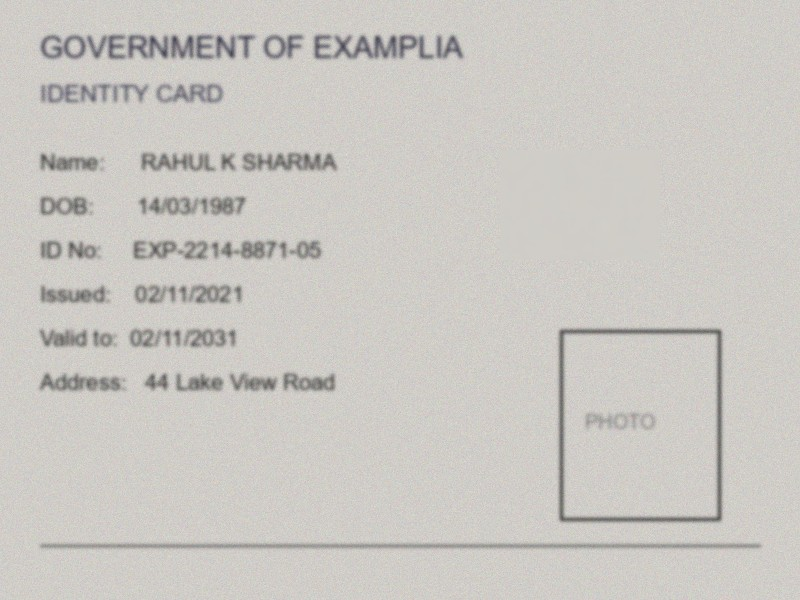
#> input picture document_forensics_v2/test_images/1_inpaint_patch.jpg, 800 x 600 px; its folder holds only this picture in this run
$ python -i flat_zone_detection.py   (imports and definitions only)
#> lines starting #> are read from the running program, lines starting #| are printed output that depends on the picture; after the words box and inside, x2 and y2 are one past the last pixel; in counts of white or black regions, pixels touching at a corner belong together
"""
Shared flat-zone / pasted-patch detection primitives.

Extracted from analyzers/image_document_analyzer.py so the SAME algorithm
serves both pipelines instead of being duplicated:

  * image_document_analyzer.py (direct JPG/PNG uploads) — Check 1's local
    variance / flat-zone detection, Check 2's glare-vs-digital-edit
    boundary discrimination, and Check 7's stamp/signature ink isolation
    now call these functions; behavior is unchanged.
  * ela_analyzer.py (raster pages of scanned/mixed PDFs via /analyze) —
    a stamp/seal sitting on a flat, texture-less rectangular patch that's
    visibly inconsistent with the surrounding scan noise was previously
    never localized or boxed there (its noise-consistency z-score check
    can't statistically fire on LOW variance, and its erasure check only
    examines near-white blocks); it now applies this same detector to
    each raster page.

Numeric discipline (same rules as the image pipeline): variance math in
float64 BEFORE squaring; E[x^2]-E[x]^2 clipped at 0 before sqrt; every
threshold RELATIVE to the document's own measured baseline. The
born-digital gate is the CALLER's responsibility — skip calling
detect_flat_zones() when the baseline from local_std_map() is below
BORN_DIGITAL_STD_FLOOR (a render with no sensor noise makes flat zones
normal, not evidence).
"""

import cv2
import numpy as np

# ── Flat-zone (inpaint smoothing / pasted patch) detection ──────────────────
VAR_WINDOW              = 7      # local-std window (px)
FLAT_BLOCK              = 16     # analysis block size (px)
BASELINE_PERCENTILE     = 30     # block-std percentile used as background noise baseline
FLAT_RATIO              = 0.35   # block flagged flat if its std < ratio * baseline
FLAT_MIN_BLOCKS         = 4      # min connected flagged blocks to form a region
BORN_DIGITAL_STD_FLOOR  = 1.2    # baseline below this = born-digital render → gate out
PIXEL_FLAT_RATIO        = 0.5    # pixel-level mask refinement threshold (× baseline)

# ── Glare vs digital-edit boundary discrimination ───────────────────────────
GLARE_BRIGHT_DELTA      = 20     # interior brighter than the global background by this
GLARE_MIN_BRIGHTNESS    = 230    # and near saturation
STEP_RATIO_THRESHOLD    = 0.60   # std recovery in the inner ring: >= this = sharp step
# A bright saturated region gets a much stricter step requirement before it
# can be called an edit: genuine glare clips the sensor gradually (variance
# falls off over tens of px), while a pasted white patch is a true step
# (ratio ~1.0). Between the two sits "bright but ambiguous" — excluded.
BRIGHT_STEP_THRESHOLD   = 0.85
RING_INNER_PX           = 6      # ring band just outside the flat mask
RING_OUTER_PX           = 24     # outer band = local recovery target for the ratio

# ── Stamp/signature ink isolation ───────────────────────────────────────────
INK_SAT_MIN             = 70     # HSV saturation floor for colored ink
INK_VAL_MIN             = 50
INK_MIN_AREA            = 400    # px — smaller components are specks
INK_HUE_BANDS           = [(0, 10), (100, 165), (170, 180)]  # red, blue→purple, red-wrap
SIG_MAX_STROKE_HALFW    = 3.5    # distance-transform max ≤ this (px) = pen-stroke thin


# [130 lines left out: functions local_std_map, detect_flat_zones, not called in this run]


def isolate_ink_regions(rgb: np.ndarray):
    """HSV isolation of high-saturation stamp/signature ink (red/blue/
    purple bands) — the image pipeline's Check 7. Components are
    classified stamp (thick/solid) vs signature-like (thin pen stroke,
    via distance-transform thickness). Black/graphite ink has no color
    separation and is out of scope here."""
    hsv = cv2.cvtColor(rgb, cv2.COLOR_RGB2HSV)
#> hsv: shape (600, 800, 3); mean H, S, V 22.5, 9.8, 202.8
    hch, sch, vch = hsv[:, :, 0], hsv[:, :, 1], hsv[:, :, 2]
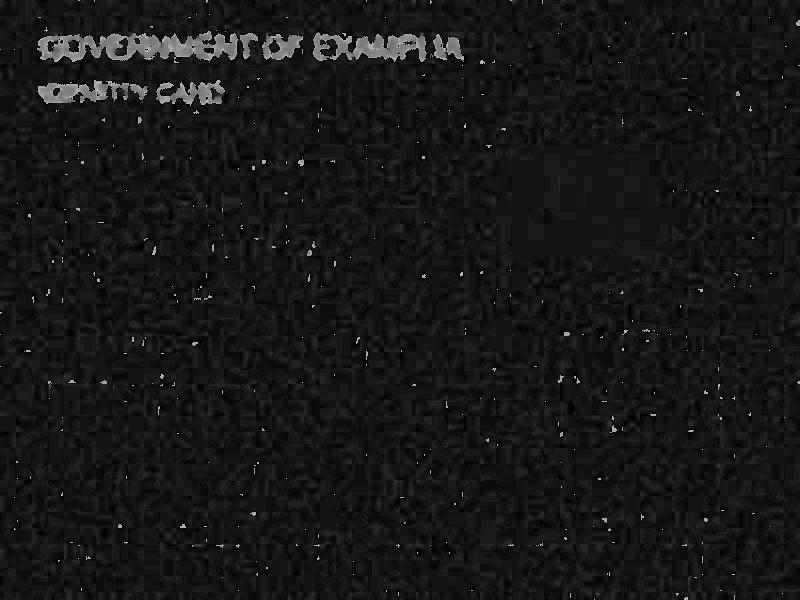
#> hch: shape (600, 800); min 0, max 177, mean 22.5
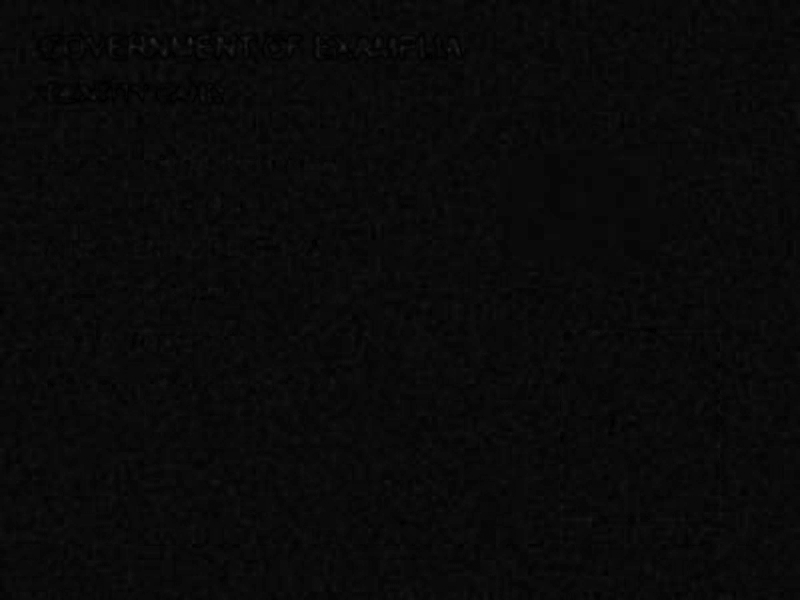
#> sch: shape (600, 800); min 0, max 44, mean 9.8
    hue_mask = np.zeros(hch.shape, bool)
    for lo, hi in INK_HUE_BANDS:
        hue_mask |= (hch >= lo) & (hch <= hi)
#> this loop made 3 passes
#> pass 1, in isolate_ink_regions, `hue_mask |= (hch >= lo) & (hch <= hi)`:
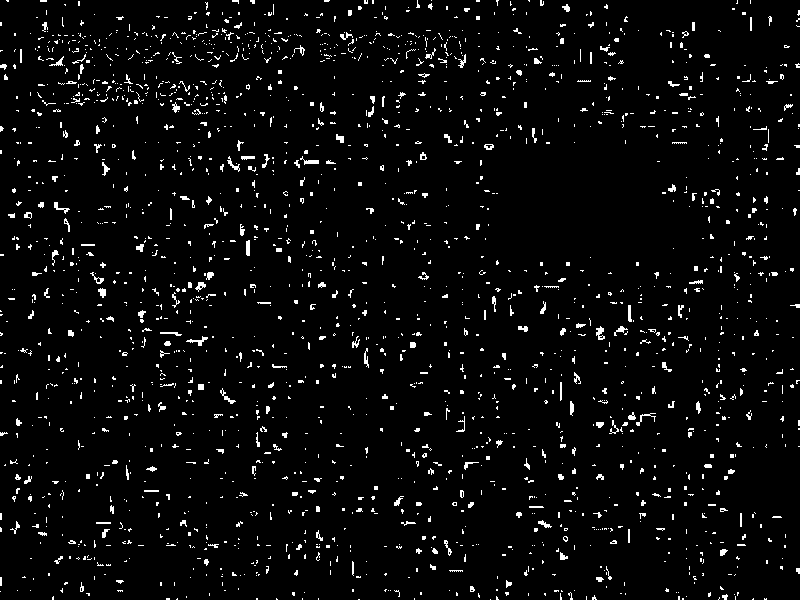
#> hue_mask: shape (600, 800) bool; 3.8% white in thin lines or dots
#> pass 2, in isolate_ink_regions, `hue_mask |= (hch >= lo) & (hch <= hi)`:
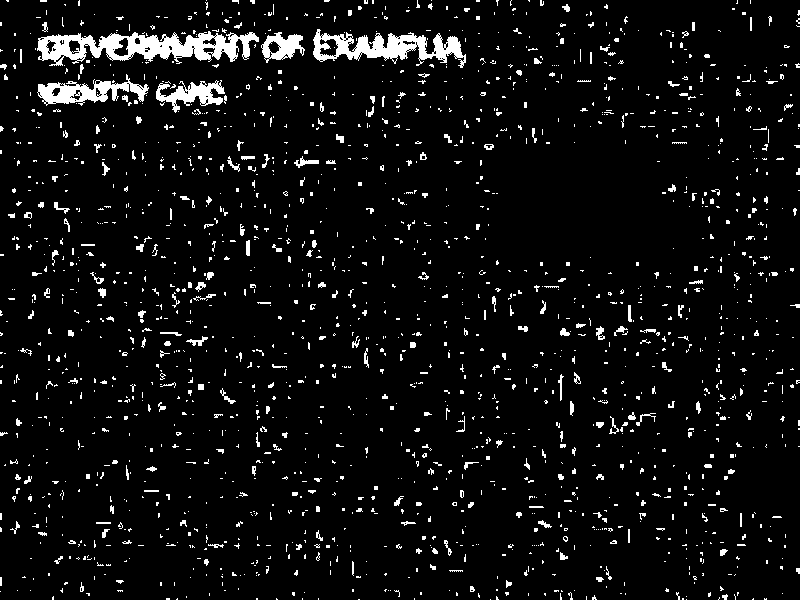
#> hue_mask: shape (600, 800) bool; 5.7% white; 1799 white regions (1548 under 20 px), largest, box (x1, y1, x2, y2) and area: (37, 31, 259, 66) 3967, (313, 29, 466, 68) 2615, (37, 74, 149, 106) 1525
#> pass 3, in isolate_ink_regions, `hue_mask |= (hch >= lo) & (hch <= hi)`:
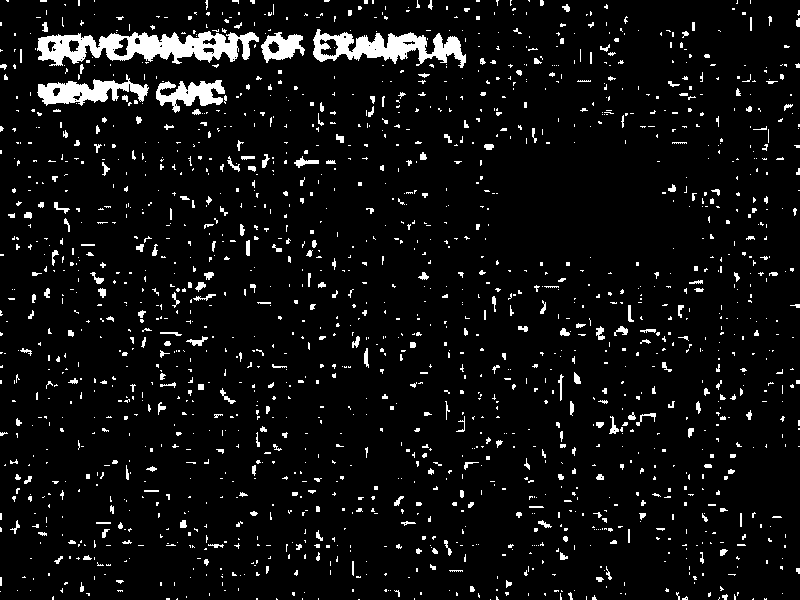
#> hue_mask: shape (600, 800) bool; 6.1% white; 1719 white regions (1424 under 20 px), largest, box (x1, y1, x2, y2) and area: (37, 31, 259, 66) 4249, (313, 29, 466, 68) 2831, (37, 74, 149, 106) 1682
    mask = (hue_mask & (sch >= INK_SAT_MIN) & (vch >= INK_VAL_MIN)).astype(np.uint8)
#> mask: shape (600, 800); every value is 0
    mask = cv2.morphologyEx(mask, cv2.MORPH_CLOSE, np.ones((5, 5), np.uint8))
    mask = cv2.morphologyEx(mask, cv2.MORPH_OPEN, np.ones((3, 3), np.uint8))

    n_lbl, lbl, stats, _ = cv2.connectedComponentsWithStats(mask, 8)
#> lbl: shape (600, 800) int32; every value is 0
#> n_lbl = 1; stats = [[0, 0, 800, 600, 480000]]
    comps = []
    for i in range(1, n_lbl):
        if stats[i, cv2.CC_STAT_AREA] < INK_MIN_AREA:
            continue
        comp_mask = (lbl == i).astype(np.uint8)
        dist = cv2.distanceTransform(comp_mask, cv2.DIST_L2, 3)
        max_halfwidth = float(dist.max())
        kind = "signature" if max_halfwidth <= SIG_MAX_STROKE_HALFW else "stamp"
        comps.append({
            "mask": comp_mask,
            "bbox": (int(stats[i, cv2.CC_STAT_LEFT]),
                     int(stats[i, cv2.CC_STAT_TOP]),
                     int(stats[i, cv2.CC_STAT_WIDTH]),
                     int(stats[i, cv2.CC_STAT_HEIGHT])),
            "kind": kind,
            "stroke_halfwidth": max_halfwidth,
        })
#> after the loop, comps = []
    return comps

>>> import cv2
>>> picture = cv2.cvtColor(cv2.imread('../test_images/1_inpaint_patch.jpg'), cv2.COLOR_BGR2RGB)
>>> result = isolate_ink_regions(picture)
#> result = []
